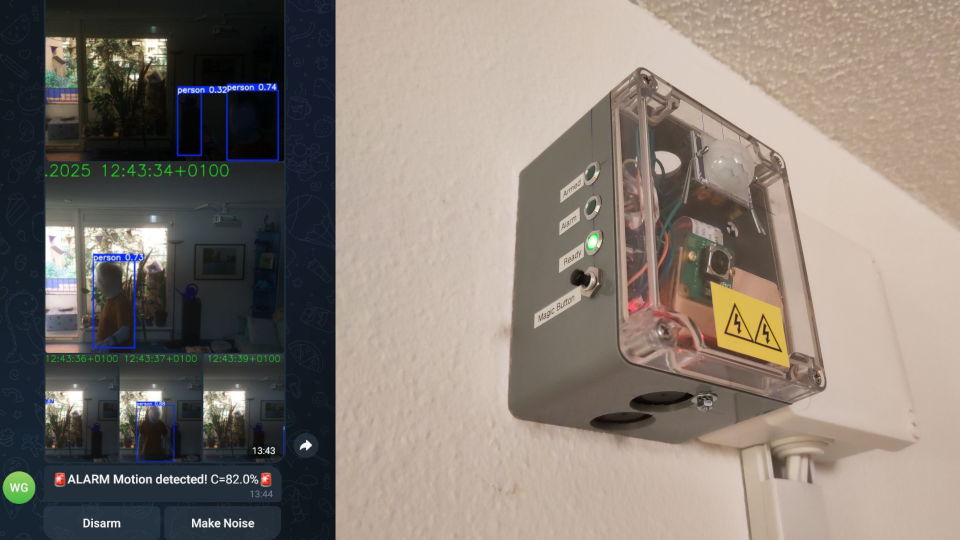
#> input picture img/overview.png, 1920 x 1080 px (shown at 1/2 size)
$ python -i ssim.py   (imports and definitions only)
#> lines starting #> are read from the running program, lines starting #| are printed output that depends on the picture
from typing import List

import numpy as np
import cv2 as cv


# [45 lines left out: function _getMSSISM, not called in this run]


def _crop_top_percent(img: np.ndarray, percent: int):
    return img[int(img.shape[0] * (percent / 100)):img.shape[0], :img.shape[1]]


# [6 lines left out: function _calc_confidence, not called in this run]


def calculate_ssim_score(raw_rgb_images: List[np.ndarray], resize_factor: float = 0.1,
                         alarm_threshold: float = 0.9, crop_top_percent: int = 0) -> float:
    """
    Calculate if a set of images is similar or not

    :param crop_top_percent: Crop N percent from top
    :param raw_rgb_images: List of raw, rgb images
    :param resize_factor: Scale down factor
    :param alarm_threshold: SSIM scores lower than this number will be threted as dissimilar
    :return: Similarity score in the range of [0,1] where one is very certainly dissimilar and zero indicates most likely
    the same images.
    """
    # preprocessing
    preprocessed_images = []
    for raw_image in raw_rgb_images:
        img_gray = cv.cvtColor(raw_image, cv.COLOR_BGR2GRAY)
        if crop_top_percent != 0:
            img_gray = _crop_top_percent(img_gray, crop_top_percent)
        img_scaled = cv.resize(img_gray, None, fx=resize_factor, fy=resize_factor, interpolation=cv.INTER_LINEAR)
        img_equ = cv.equalizeHist(img_scaled)

        preprocessed_images.append(img_equ)

    # calculate scores
    scores = []
    for i in range(len(raw_rgb_images)):
        scores.append(_getMSSISM(preprocessed_images[i - 1], preprocessed_images[i]))

    verdicts = map(lambda sc: sc[0] < alarm_threshold, scores)
    if any(verdicts):
        return _calc_confidence(min(verdicts), alarm_threshold)
    else:
        return 0.0

>>> import cv2
>>> picture = cv2.imread('../../img/overview.png', cv2.IMREAD_GRAYSCALE)
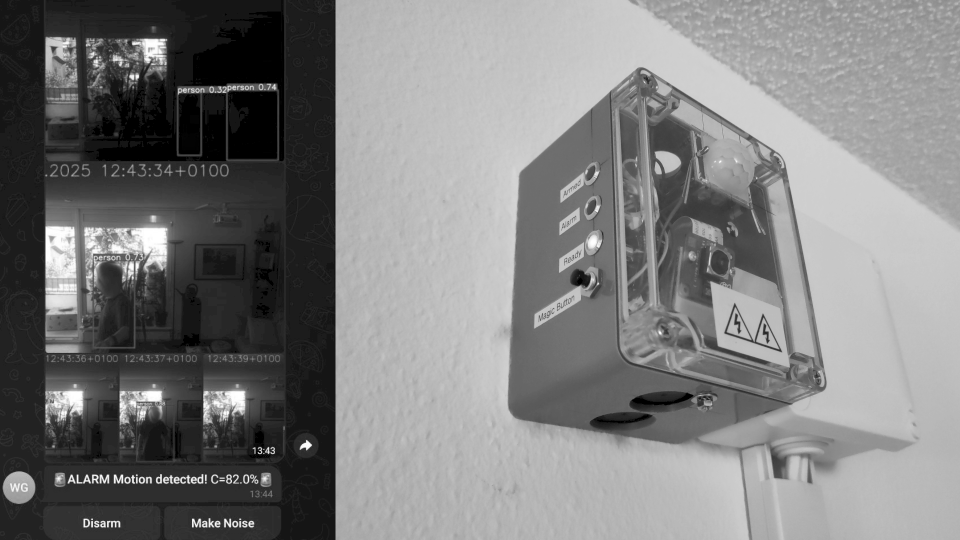
#> picture: shape (1080, 1920) (shown at 1/2 size); min 0, max 255, mean 125.9
>>> result = calculate_ssim_score(picture)
#> the loop in calculate_ssim_score, `for raw_image in raw_rgb_images:` made 1 pass
#> after the loop in calculate_ssim_score, `for raw_image in raw_rgb_images:`: preprocessed_images = []
#> (the run stopped early here; a loop or call above may not have finished)
